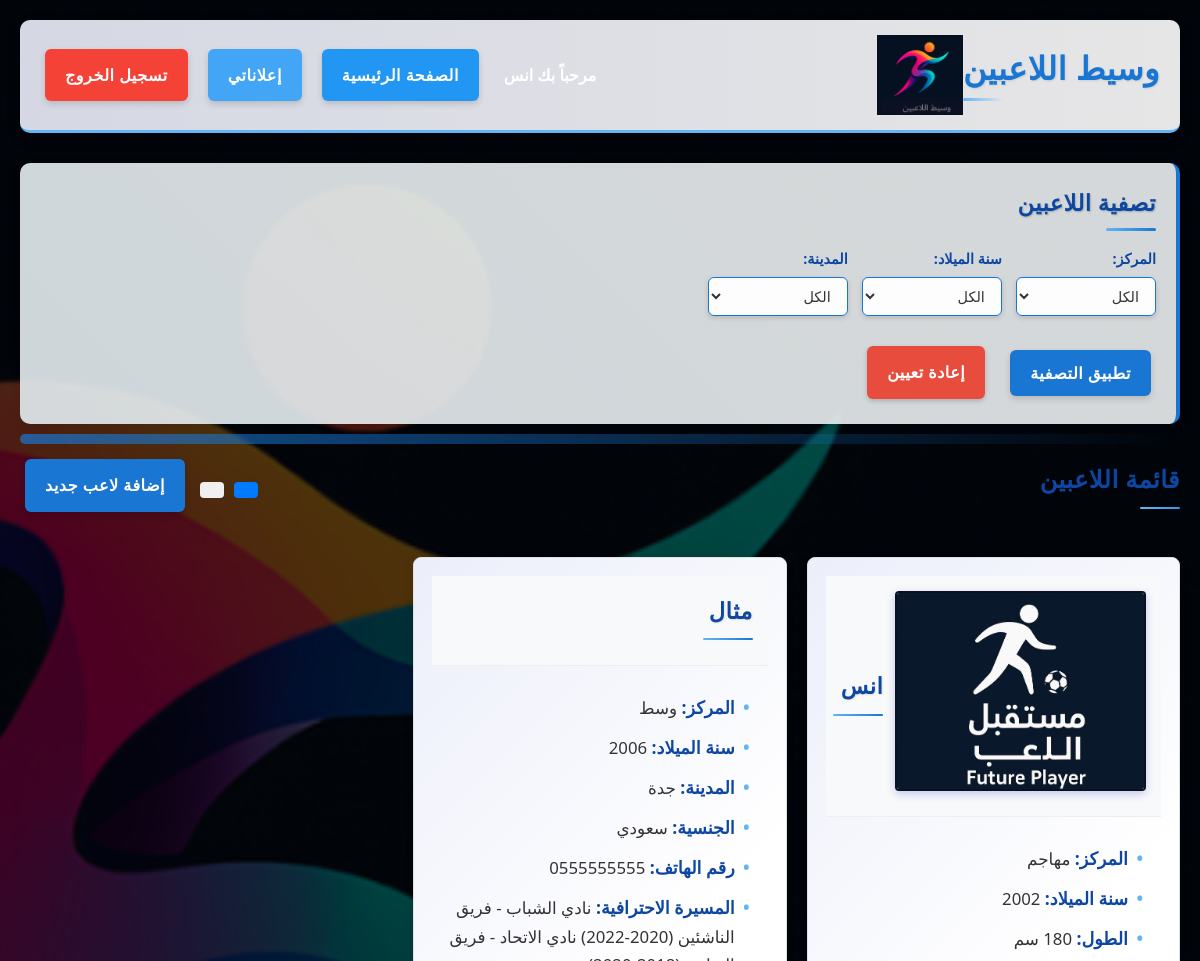
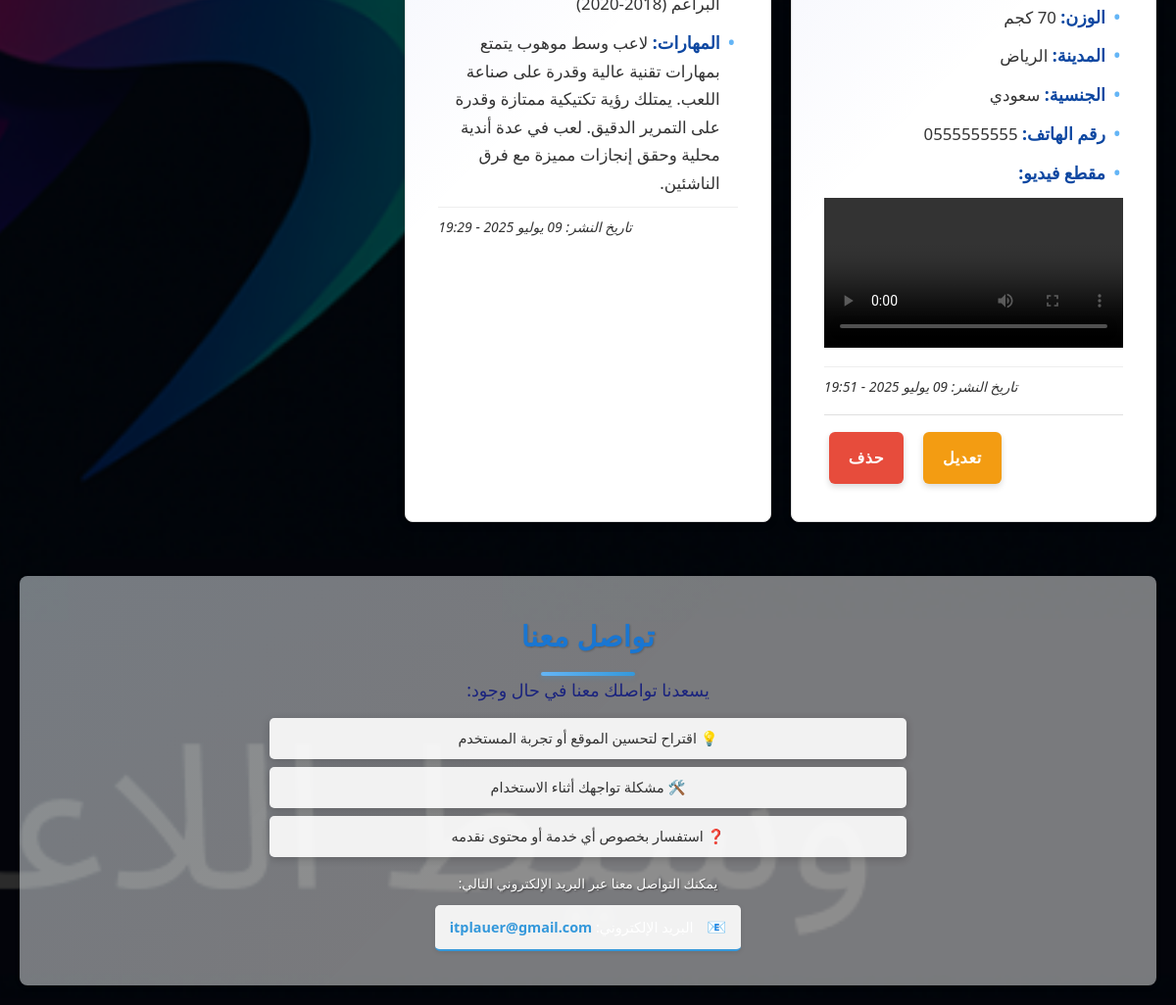
The page / (signed in) on the database its author committed (2 pictures, top to bottom).
### authentication/models.py (models this page shows, shortened)
class CustomUser(AbstractUser):
    phone = models.CharField(
        max_length=15,
        unique=True,
        verbose_name="رقم الهاتف",
        help_text="رقم الهاتف يجب أن يكون فريداً"
    )
    birth_year = models.IntegerField(
        null=True,
        blank=True,
        verbose_name="سنة الميلاد"
    )
    city = models.CharField(
        max_length=100,
        blank=True,
        verbose_name="المدينة"
    )
    is_admin = models.BooleanField(
        default=False,
        verbose_name="مدير النظام"
    )
    created_at = models.DateTimeField(
        auto_now_add=True,
        verbose_name="تاريخ الإنشاء"
    )
    updated_at = models.DateTimeField(
        auto_now=True,
        verbose_name="تاريخ التحديث"
    )
    USERNAME_FIELD = 'phone'
    REQUIRED_FIELDS = ['username', 'first_name']
    class Meta:
        verbose_name = "مستخدم"
        verbose_name_plural = "المستخدمون"
    def get_full_name(self):
        return f"{self.first_name} {self.last_name}".strip() or self.phone

### players/models.py (models this page shows, shortened)
class Player(models.Model):
    POSITION_CHOICES = [
        ('حارس مرمى', 'حارس مرمى'),
        ('مدافع', 'مدافع'),
        ('وسط', 'وسط'),
        ('مهاجم', 'مهاجم'),
    ]
    NATIONALITY_CHOICES = [
        ('سعودي', 'سعودي'),
        ('أجنبي', 'أجنبي'),
        ('مواليد السعودية', 'مواليد السعودية'),
    ]
    CITY_CHOICES = [
        ('الرياض', 'الرياض'),
        ('جدة', 'جدة'),
        ('مكة المكرمة', 'مكة المكرمة'),
        ('المدينة المنورة', 'المدينة المنورة'),
        ('الدمام', 'الدمام'),
        ('الخبر', 'الخبر'),
        ('الظهران', 'الظهران'),
        ('الأحساء', 'الأحساء'),
        ('الطائف', 'الطائف'),
        ('جازان', 'جازان'),
        ('بريدة', 'بريدة'),
        ('تبوك', 'تبوك'),
        ('القطيف', 'القطيف'),
        ('خميس مشيط', 'خميس مشيط'),
        ('حفر الباطن', 'حفر الباطن'),
        ('الجبيل', 'الجبيل'),
        ('الخرج', 'الخرج'),
        ('أبها', 'أبها'),
        ('حائل', 'حائل'),
        ('نجران', 'نجران'),
        ('ينبع', 'ينبع'),
        ('صبيا', 'صبيا'),
        ('الباحة', 'الباحة'),
        ('سكاكا', 'سكاكا'),
        ('عرعر', 'عرعر'),
        ('عنيزة', 'عنيزة'),
        ('القريات', 'القريات'),
        ('أخرى', 'أخرى'),
    ]
    user = models.ForeignKey(
        settings.AUTH_USER_MODEL,
        on_delete=models.CASCADE,
        related_name='players',
        verbose_name="المستخدم"
    )
    name = models.CharField(
        max_length=100,
        verbose_name="اسم اللاعب"
    )
    image = models.ImageField(
        upload_to='player_images/',
        blank=True,
        null=True,
        verbose_name="صورة اللاعب"
    )
    position = models.CharField(
        max_length=20,
        choices=POSITION_CHOICES,
        verbose_name="المركز"
    )
    birth_year = models.IntegerField(
        validators=[MinValueValidator(1995), MaxValueValidator(2014)],
        verbose_name="سنة الميلاد"
    )
    height = models.IntegerField(
        validators=[MinValueValidator(100), MaxValueValidator(250)],
        verbose_name="الطول (سم)",
        null=True,
        blank=True
    )
    weight = models.IntegerField(
        validators=[MinValueValidator(30), MaxValueValidator(150)],
        verbose_name="الوزن (كجم)",
        null=True,
        blank=True
    )
    city = models.CharField(
        max_length=50,
        choices=CITY_CHOICES,
        verbose_name="المدينة"
    )
    nationality = models.CharField(
        max_length=20,
        choices=NATIONALITY_CHOICES,
        verbose_name="الجنسية"
    )
    phone = models.CharField(
        max_length=15,
        verbose_name="رقم الهاتف"
    )
    previous_clubs = models.TextField(
        blank=True,
        verbose_name="المسيرة الاحترافية",
        help_text="اكتب تفاصيل المسيرة الاحترافية للاعب"
    )
    description = models.TextField(
        blank=True,
        verbose_name="المهارات"
    )
    video = models.FileField(
        upload_to='player_videos/',
        blank=True,
        null=True,
        verbose_name="مقطع فيديو"
    )
    created_at = models.DateTimeField(
        auto_now_add=True,
        verbose_name="تاريخ الإنشاء"
    )
    updated_at = models.DateTimeField(
        auto_now=True,
        verbose_name="تاريخ التحديث"
    )
    is_active = models.BooleanField(
        default=True,
        verbose_name="نشط"
    )
    class Meta:
        verbose_name = "لاعب"
        verbose_name_plural = "اللاعبون"
        ordering = ['-created_at']

### players/views.py (the view)
# urls.py: path('', views.player_list, name='player_list'),
def player_list(request):
    players = Player.objects.filter(is_active=True).order_by('-created_at')
    position = request.GET.get('position')
    birth_year = request.GET.get('birth_year')
    city = request.GET.get('city')
    if position:
        players = players.filter(position=position)
    if birth_year:
        try:
            birth_year = int(birth_year)
            players = players.filter(birth_year=birth_year)
        except ValueError:
            pass
    if city:
        players = players.filter(city=city)
    context = {
        'players': players,
        'birth_years': range(1995, 2015),
        'city_choices': Player.CITY_CHOICES,
    }
    return render(request, 'players/player_list.html', context)

### templates/players/player_list.html (shortened to what this page needs)
{% extends 'base/base.html' %}
{% load static %}
{% block content %}
    <section class="filters">
        <h2>تصفية اللاعبين</h2>
        <form method="get" action="{% url 'players:player_list' %}">
            <div class="filter-group">
                <label for="position">المركز:</label>
                <select name="position" id="position">
                    <option value="">الكل</option>
                </select>
            </div>
            <div class="filter-group">
                <label for="birth_year">سنة الميلاد:</label>
                <select name="birth_year" id="birth_year">
                    <option value="">الكل</option>
                </select>
            </div>
            <div class="filter-group">
                <label for="city">المدينة:</label>
                <select name="city" id="city">
                    <option value="">الكل</option>
                </select>
            </div>
            <div class="filter-actions">
                <button type="submit" class="btn">تطبيق التصفية</button>
                <a href="{% url 'players:player_list' %}" class="btn reset-btn">إعادة تعيين</a>
            </div>
        </form>
    </section>
    <section class="player-list">
        <div class="player-list-header">
            <h2>قائمة اللاعبين</h2>
            <div class="view-options">
                <button id="grid-view" class="view-btn active" title="عرض شبكي">
                </button>
                <button id="list-view" class="view-btn" title="عرض طولي">
                </button>
                {% if user.is_authenticated %}
                    <a href="{% url 'players:add_player' %}" class="btn add-btn">إضافة لاعب جديد</a>
                {% endif %}
            </div>
        </div>
        {% if players %}
            <div class="players-container grid-view">
                {% for player in players %}
                    <div class="player-card">
                        <div class="player-header">
                            {% if player.image %}
                            <div class="player-image">
                                <img src="{{ player.image.url }}" alt="{{ player.name }}" />
                            </div>
                            {% endif %}
                            <h3>{{ player.name }}</h3>
                        </div>
                        <div class="player-details">
                            <p><strong>المركز:</strong> {{ player.position }}</p>
                            <p><strong>سنة الميلاد:</strong> {{ player.birth_year }}</p>
                            {% if player.height %}
                            <p><strong>الطول:</strong> {{ player.height }} سم</p>
                            {% endif %}
                            {% if player.weight %}
                            <p><strong>الوزن:</strong> {{ player.weight }} كجم</p>
                            {% endif %}
                            <p><strong>المدينة:</strong> {{ player.city }}</p>
                            <p><strong>الجنسية:</strong> {{ player.nationality }}</p>
                            <p><strong>رقم الهاتف:</strong> {{ player.phone }}</p>
                            {% if player.previous_clubs %}
                                <p><strong>المسيرة الاحترافية:</strong> {{ player.previous_clubs }}</p>
                            {% endif %}
                            {% if player.description %}
                                <p><strong>المهارات:</strong> {{ player.description }}</p>
                            {% endif %}
                            {% if player.video %}
                                <div class="player-video-container">
                                    <p><strong>مقطع فيديو:</strong></p>
                                    <video controls class="player-video">
                                        <source src="{{ player.video.url }}" type="video/mp4">
                                    </video>
                                </div>
                            {% endif %}
                            <p class="player-date"><small>تاريخ النشر: {{ player.created_at|date:"d F Y - H:i" }}</small></p>
                            {% if user.is_authenticated and user == player.user or user.is_superuser %}
                                <div class="player-controls">
                                    <a href="{% url 'players:edit_player' player.pk %}" class="btn edit-btn">تعديل</a>
                                    <a href="{% url 'players:delete_player' player.pk %}" class="btn delete-btn" onclick="return confirm('هل أنت متأكد من حذف هذا اللاعب؟')">حذف</a>
                                </div>
                            {% endif %}
                        </div>
                    </div>
                {% endfor %}
            </div>
        {% else %}
            <div class="no-players-message">لا يوجد لاعبين متاحين.</div>
        {% endif %}
    </section>
    <section class="contact-section">
        <div class="contact-container">
            <h2>تواصل معنا</h2>
            <p class="contact-intro">يسعدنا تواصلك معنا في حال وجود:</p>
            <div class="contact-text">
                <p>💡 اقتراح لتحسين الموقع أو تجربة المستخدم</p>
                <p>🛠️ مشكلة تواجهك أثناء الاستخدام</p>
                <p>❓ استفسار بخصوص أي خدمة أو محتوى نقدمه</p>
            </div>
            <p class="contact-methods">يمكنك التواصل معنا عبر البريد الإلكتروني التالي:</p>
            <p class="contact-email"><span class="contact-icon">📧</span> البريد الإلكتروني: <a href="mailto:itplauer@gmail.com">itplauer@gmail.com</a></p>
        </div>
    </section>
{% endblock %}

### templates/base/base.html (shortened to what this page needs)
{% load static %}
<!DOCTYPE html>
<html lang="ar" dir="rtl">
<head>
    <link rel="stylesheet" href="{% static 'styles.css' %}">
</head>
<body>
    <header>
        <div> <class="auth-buttons">
           <h1> وسيط اللاعبين  </h1> </div>
        <div class="logo-container">
            <img src="{% static 'images/loig.png' %}" alt="شعار" class="logo-image">
        </div>
        <div class="auth-buttons">
            {% if user.is_authenticated %}
                <div class="user-panel">
                    <span class="welcome-message">مرحباً بك {{ user.get_full_name }}</span>
                    <a href="{% url 'players:player_list' %}" class="btn home-btn">الصفحة الرئيسية</a>
                    <a href="{% url 'players:my_ads' %}" class="btn my-ads-btn">إعلاناتي</a>
                    <a href="{% url 'authentication:logout' %}" class="btn logout-btn">تسجيل الخروج</a>
                </div>
            {% else %}
                <a href="{% url 'players:player_list' %}" class="btn home-btn">الصفحة الرئيسية</a>
                <a href="{% url 'authentication:login' %}" class="btn login-btn">تسجيل الدخول</a>
                <a href="{% url 'authentication:register' %}" class="btn register-btn">إنشاء حساب</a>
            {% endif %}
        </div>
    </header>
    <main>
        {% block content %}
        {% endblock %}
    </main>
</body>
</html>

### templates/players/player_list.html (style rules this page uses)
.player-list-header { display: flex; justify-content: space-between; align-items: center; margin-bottom: 20px; flex-wrap: wrap; gap: 15px; }
.view-options { display: flex; gap: 10px; align-items: center; }
.view-btn { background: #f0f0f0; border: none; padding: 8px 12px; border-radius: 4px; cursor: pointer; transition: all 0.3s; }
.view-btn.active { background: #007bff; color: white; }
.players-container { transition: all 0.3s; }
.players-container.grid-view { display: grid; grid-template-columns: repeat(auto-fill, minmax(300px, 1fr)); gap: 20px; }
.player-card { background: white; border-radius: 8px; box-shadow: 0 2px 10px rgba(0, 0, 0, 0.1); overflow: hidden; transition: transform 0.3s; }
.player-header { padding: 15px; background: #f8f9fa; border-bottom: 1px solid #eee; }
.player-image { width: 100%; height: 200px; overflow: hidden; margin-bottom: 10px; border-radius: 4px; }
.player-image img { width: 100%; height: 100%; object-fit: cover; }
.player-details { padding: 15px; }
.player-video-container { margin-top: 10px; }
.player-video { width: 100%; max-height: 300px; background: #000; }
.player-controls { display: flex; gap: 10px; margin-top: 15px; }

### rows shown on the page
CustomUser: get_full_name "انس"
Player: image (picture), name "انس", position "مهاجم", birth_year "2002", weight "70", city "الرياض", nationality "سعودي", phone "0555555555", created_at "09 يوليو 2025 - 19:51", shows "تعديل"
Player: name "مثال", position "وسط", birth_year "2006", city "جدة", nationality "سعودي", phone "0555555555", previous_clubs "نادي الشباب - فريق الناشئين (2020-2022) نادي الاتحاد - فريق البراعم (2018-2020)", description "لاعب وسط موهوب يتمتع بمهارات تقنية عالية وقدرة على صناعة اللعب. يمتلك رؤية تكتيكية ممتازة وقدرة على التمرير الدقيق. لعب في عدة أندية محلية وحقق إنجازات مميزة مع فرق الناشئين.", created_at "09 يوليو 2025 - 19:29"
